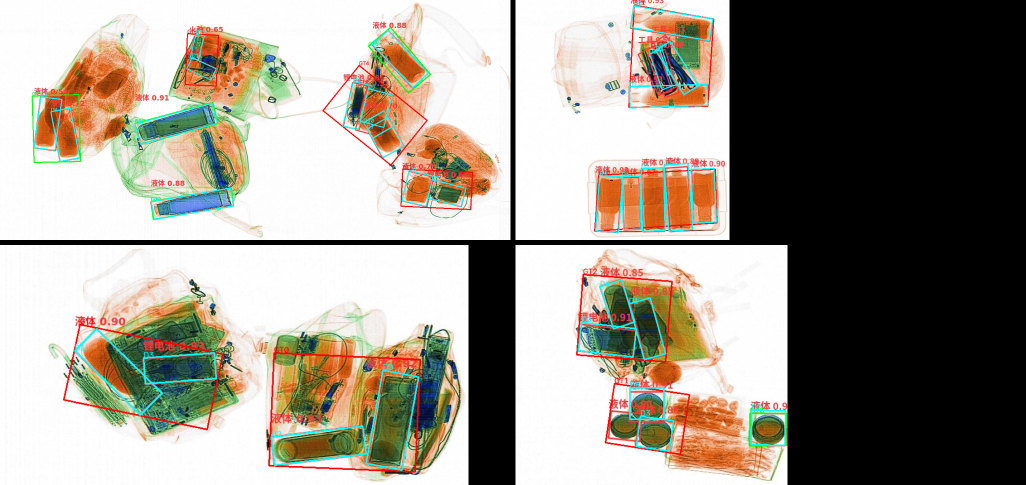
#> input picture benchmark/fn_analysis.png, 2052 x 970 px, given in place of fn_analysis.png.jpg, which was not available (shown at 1/2 size)
$ python scope45_viz_hole.py ../benchmark/fn_analysis.png
#> lines starting #> are read from the running program, lines starting #| are printed output that depends on the picture; after the words box and inside, x2 and y2 are one past the last pixel; in counts of white or black regions, pixels touching at a corner belong together; pictures that were not available may be replaced by others from this repository, and a replacement may not be noted
### proto/common.py
import csv, glob, json, os, re, sys
import collections
import numpy as np
import cv2

DATA = r"E:\Xray\CARS\data"
IMG = os.path.join(DATA, "Image@CARS_202609_annotated")
# Ground truth = the hand-drawn annotations.
#   "Label@CARS_202609_raw"        -> TRUE hand-drawn GT (UTF-8 BOM, read with utf-8-sig)
#   "Label@CARS_202609_annotated"  -> detector output, never GT
#   "Compare-V1@CARS_202609_annotated" / "Compare@..." -> machine artifacts, never GT
# Proof (proto/gt_arbitration.py, benchmark/gt_arbitration.json): the raw label
# geometry is literally the red rectangle burned into Image@CARS_202609_annotated
# (97.4% of raw boxes have >=0.8 red-line support in the input image, vs 49% for
# Compare-V1 / Compare / detector output).  Its box counts also match the
# annotation CSV (mean error +0.13 vs -0.62 for Compare-V1).
LAB = os.path.join(DATA, "Label@CARS_202609_raw")


# [19 lines left out: function load_expected, not called in this run]


def red_mask(img, smin=80, vmin=110, hue_max=10):
    """Red HSV mask.

    `hue_max` bounds the hue window of the *low* red lobe (the high lobe
    170-180 is always included).

    Two different windows are used on purpose:
      * detection (proto/cv_hybrid.py, BRobbDetector/Services/CvHybridDetector.cs)
        uses hue_max=5 - the hand-drawn annotation is pure red (hue 0-4 for
        ~85% of its pixels) while the orange X-ray object texture sits at
        hue 9-10, so a wide window floods the mask with object pixels.
      * the evaluation heuristic `is_real_unlabeled` (proto/eval_pointmatch.py)
        keeps the default hue_max=10 so every number recorded in benchmark/
        stays comparable.
    """
    hsv = cv2.cvtColor(img, cv2.COLOR_BGR2HSV)
    m1 = cv2.inRange(hsv, (0, smin, vmin), (hue_max, 255, 255))
    m2 = cv2.inRange(hsv, (170, smin, vmin), (180, 255, 255))
    return cv2.bitwise_or(m1, m2)


def rect_corners(rect):
    pts = cv2.boxPoints(rect)
    return pts.astype(np.int32)


# [23 lines left out: functions iou_obb, nms, not called in this run]

### proto/canny_quad.py
"""Canny-line quad detector (new detection approach).

Pipeline (per user's spec):
  1. Canny line search     : red mask -> Canny -> HoughLinesP segments
  2. Close lines to shapes : draw segments, bridge gaps (morph close + endpoint
                             linking), so intersecting lines close into blobs
  3. Select near-quad      : findContours -> approxPolyDP -> keep 4-gons
  4. Adjacent-edge ortho   : keep only quads whose adjacent edges are ~90 deg

Usage:
  python proto/canny_quad.py --viz <image_id>          # visualize one image
  python proto/canny_quad.py --run                     # detect 500 ids -> tmp_canny_out
  python proto/canny_quad.py --run --set key=value ... # override params
"""
import sys, os, json, argparse, glob
sys.path.insert(0, os.path.dirname(__file__))
import numpy as np, cv2
from common import IMG, LAB, red_mask, iou_obb, load_expected
from quad_ortho import is_orthogonal_quad
from lsd_rect import (assemble_rects, dedup_rects, DEFAULT as LR_DEFAULT,
                      angle_diff_mod180)

OUT_DIR = r"D:\src\CodeArts\BRobbDetector\tmp_canny_out"
VIZ_DIR = r"D:\src\CodeArts\BRobbDetector\tmp_canny_viz"

DEFAULT = {
    "denoise_min_area": 40,    # drop red components smaller than this before Canny
    "canny_lo": 50,
    "canny_hi": 150,
    "dilate_mask": 1,          # dilate red mask before Canny (bridge hand-drawn gaps)
    "hough_thr": 20,
    "hough_min_len": 15,
    "hough_max_gap": 15,
    "line_thick": 3,
    "close_len": 9,            # morph close kernel (bridges corner gaps)
    "link_dist": 18,           # max endpoint distance to link two segments
    "approx_eps": 0.03,        # approxPolyDP epsilon as fraction of perimeter
    "approx_adaptive": 1,      # try increasing eps until exactly 4 vertices
    "approx_eps_list": [0.01, 0.02, 0.03, 0.05, 0.08, 0.12, 0.18],
    "use_centerline": 1,       # average outer+inner ring contours -> stroke centerline
    "min_area": 900.0,
    "min_side": 15.0,
    "max_side": 800.0,
    "max_aspect": 8.0,
    "ortho_tol": 20.0,
    "boundary_band": 6.0,
    "dedup_iou": 0.30,
    "merge_collinear": 1,
    "merge_ang_tol": 4.0,
    "merge_line_tol": 3.0,
    "merge_gap_tol": 20.0,
}


# ---------------- step 0: denoise ----------------

def denoise(mask, min_area):
    """Keep only red connected components with area >= min_area."""
    n, lab, stats, _ = cv2.connectedComponentsWithStats(mask, 8)
    if n <= 1:
        return np.zeros_like(mask)
    keep = np.zeros(n, np.uint8)
    keep[1:] = np.where(stats[1:, 4] >= min_area, 255, 0)
    return keep[lab]


# ---------------- step 1: Canny line search ----------------

# [424 lines left out: functions canny_segments, _link_endpoints, close_into_shapes, _order_quad, _align_cycle, _quad_from_contour and 15 more, not called in this run]


# [2 lines that do not run on import are left out]

### proto/scope45_holes.py
"""LOOP-45/46: hole-based box recovery + tunable pipeline.

LOOP-43/44 showed that essentially every false negative comes from a red
component that is too big: one connected blob holds two or more GT boxes
(or one box plus junk), and the pipeline can only emit ONE quad per blob.

Key observation: a hand-drawn red rectangle encloses a HOLE - the region
inside the stroke.  The interior of a box is background, so `findContours`
with RETR_CCOMP reports it as a child contour of the box's component.
Two boxes that merely touch keep their interiors separate, so the HOLES
give us the boxes directly - no component splitting needed.

The hole boundary is the inner edge of the stroke; the GT side line runs
through the stroke CENTRE (measured in scope45_profile.py: red-fraction
peak at s = -1..0, band ~[-3,+3]).  So each hole side is refined by a
total-least-squares fit over the red band just outside the hole.

Usage:
  python proto/scope45_holes.py --strategy both
  python proto/scope46_tune.py --axis hole_band
"""
import os, sys, json, time, argparse, collections
sys.path.insert(0, os.path.dirname(os.path.abspath(__file__)))
import numpy as np, cv2

from common import DATA, IMG, red_mask, load_expected
from eval_pointmatch import match_boxes_point, is_real_unlabeled
from canny_quad import DEFAULT as CQ_DEFAULT, get_ids, denoise, _side_ok, _order_quad
from cv_hybrid import (FIT_DEFAULT, MASK_DEFAULT, PROD_DEFAULT, outer_contours,
                       _edgefit_corners, dedup_keep_order)
from quad_ortho import is_orthogonal_quad, quad_on_boundary
from cv_scope34 import load_boxes_any, ortho_edge, ortho_blend

ROOT = r"D:\src\CodeArts\BRobbDetector"
RAW = os.path.join(DATA, "Label@CARS_202609_raw")
DIST_VALUES = [3, 5, 8, 12]

P = dict(CQ_DEFAULT)
P.update(FIT_DEFAULT)
P.update(MASK_DEFAULT)
P.update(PROD_DEFAULT)

HOLE_DEFAULT = {
    "hole_scan": 16.0,      # max stroke half-width to scan outside a hole side
    "hole_fill": 0.55,      # min contourArea/rectArea for a hole to be rectangular
    "hole_min_side": 14.0,  # min hole side (the box is slightly larger)
    "hole_min_comp_area": 60.0,
    "hole_expand": 2.7,     # fallback stroke half-width (measured median)
    "band_frac": 0.5,       # fraction of the side that must be red
    "hole_band": 3.0,       # band OUTSIDE the hole side that holds the stroke
    "hole_pts": 12,         # min red points on a side to fit its line
    "hole_fit_pass": 2,     # extra robust passes of the side fit
    "hole_fit_tol": 1.5,    # residual (px) that counts as an outlier
    "hole_overshoot": 0.06,  # how far past the hole corner to sample
    "min_red_support": 0.5,  # min fraction of the quad perimeter that is red
    "hole_group_fill": 0.60,  # min fill ratio when merging holes of one box
    "hole_group_mode": "off",  # off | replace | extra
    "hole_quad_mode": "v1",  # v1 = red band fit, v2 = contour fit
    "hole_off": 2.0,         # v2: outward offset of the contour line (stroke half width)
    "hole_contour_frac": 0.08,  # v2: fraction of the side dropped at the corners
    "hole_contour_pts": 8,   # v2: min contour points per side
    "hole_refine": 1,        # 1 = re-fit the 4 sides on the red stroke
    "hole_refine_band": 3.0,  # half width of the symmetric refine band
    "hole_refine_pts": 8,    # min red points on a side of the refine band
    "hole_refine_tol": 3.0,  # max 90th percentile residual of the refine band
}

PIPE_DEFAULT = {
    "strategy": "both",     # holes | edgefit | both
    "ortho": "ortho_edge",  # none | ortho_edge | ortho_blend
    "gate_first": 1,        # apply the orthogonality gate before enforcement
    "dedup_iou": 0.40,
}


# ----------------------------------------------------------------- helpers

# [198 lines left out: functions _line_isect, _side_geom, _fit_side_line, _hole_quad, _contour_sides, _hole_quad_v2 and 1 more, not called in this run]


def _holes_of(mask, cfg):
    """All hole contours of the red mask (parent component area filtered).

    OpenCV's hierarchy is [next, previous, first_child, parent], so the
    siblings of a hole are chained through hier[i][0] - walking hier[i][2]
    would only ever yield the FIRST hole of a component.
    """
    cnts, hier = cv2.findContours(mask, cv2.RETR_CCOMP, cv2.CHAIN_APPROX_NONE)
    if hier is None:
        return []
    hier = hier[0]
    out = []
    for i, c in enumerate(cnts):
        if hier[i][3] != -1:
            continue
        if cv2.contourArea(c) < cfg["hole_min_comp_area"]:
            continue
        child = hier[i][2]
        while child != -1:
            out.append(cnts[child])
            child = hier[child][0]
    return out


# ----------------------------------------------------------------- detectors

# [147 lines left out: functions _refine_sides, _enforce, _gate, _on_edge, detect_edgefit, _red_support and 1 more, not called in this run]


def _line_angle(d):
    a = float(np.degrees(np.arctan2(d[1], d[0])) % 180.0)
    return a


def _ang_diff(a, b):
    d = abs(a - b) % 180.0
    return min(d, 180.0 - d)


# [170 lines left out: functions _same_line, _shared_lines, _group_quad, detect_holes, detect, not called in this run]


# ----------------------------------------------------------------- evaluation

mask_cache = {}


# [95 lines left out: functions evaluate, load_all, run, main, not called in this run]


# [2 lines that do not run on import are left out]

### proto/cv_scope34.py
"""LOOP-34: Find the best orthogonality-enforcement method.

User chose to ENFORCE orthogonality (rule: every detected target must have
4 orthogonal edges). This compares enforcement methods by TP cost vs the
benchmark GT (Compare-V1@CARS_202609_annotated, 746 boxes, reproduces TP=609).

Methods:
  none        : raw quad
  minarect    : cv2.minAreaRect of the 4 corners
  lsq_center  : center + mean-extent orthogonal reconstruction
  ortho_edge  : keep edge midpoints, average edge directions, make the two
                families exactly perpendicular, re-intersect -> minimal corner move
  ortho_blend : blend(original, ortho_edge, 0.5)

Usage: python proto/cv_scope34.py
"""
import sys, os, json, math
sys.path.insert(0, os.path.dirname(__file__))
import numpy as np, cv2

from common import IMG, red_mask, load_expected
from canny_quad import get_ids
from cv_hybrid import ROOT
from eval_pointmatch import parse_points, match_boxes_point, is_real_unlabeled

D_EVAL = 5.0
DET_DIR = os.path.join(ROOT, "tmp_sc31_pm_v5_2")
GT_DIR = r"E:\Xray\CARS\data\Compare-V1@CARS_202609_annotated"


def load_boxes_any(d, iid):
    p = os.path.join(d, iid + ".json")
    if not os.path.exists(p):
        return []
    with open(p, encoding="utf-8-sig") as f:
        return [parse_points(i["points"]) for i in json.load(f).get("infos", [])]


def _unit(v):
    n = np.linalg.norm(v)
    return v / n if n > 1e-6 else v


# [8 lines left out: function _line_isect, not called in this run]


def minarect(q):
    return np.round(cv2.boxPoints(cv2.minAreaRect(
        np.asarray(q, np.float32).reshape(-1, 1, 2)))).astype(np.int32)


# [93 lines left out: functions lsq_center, ortho_edge, ortho_blend, eval_vs_gt, main, not called in this run]


# [2 lines that do not run on import are left out]

### proto/scope45_viz_hole.py
"""LOOP-45 viz: why is the hole only a strip inside the GT box?

Usage: python proto/scope45_viz_hole.py 20260912_112325_000 [20260907_091937_197 ...]
"""
import os, sys
sys.path.insert(0, os.path.dirname(os.path.abspath(__file__)))
import numpy as np, cv2

from common import IMG, red_mask
from canny_quad import denoise, _order_quad
from cv_scope34 import load_boxes_any
from scope45_holes import P, HOLE_DEFAULT, _holes_of
from scope43_fn_forensics import RAW

ROOT = r"D:\src\CodeArts\BRobbDetector"
OUT = os.path.join(ROOT, "tmp_hole_viz")


def main():
    ids = sys.argv[1:]
    os.makedirs(OUT, exist_ok=True)
    cfg = dict(HOLE_DEFAULT)
    for iid in ids:
        img = cv2.imread(os.path.join(IMG, iid + ".jpg"))
#> img is the input picture: shape (970, 2052, 3); mean B, G, R 137.9, 148.5, 154.6
        gt = load_boxes_any(RAW, iid)
        mask = red_mask(img, P["sat_min"], P["val_min"], P["hue_max"])
#> in red_mask, `hsv = cv2.cvtColor(img, cv2.COLOR_BGR2HSV)`: hsv: shape (970, 2052, 3); mean H, S, V 13.1, 38.4, 161.6
#> in red_mask, `m1 = cv2.inRange(hsv, (0, smin, vmin), (hue_max, 255, 255))`:
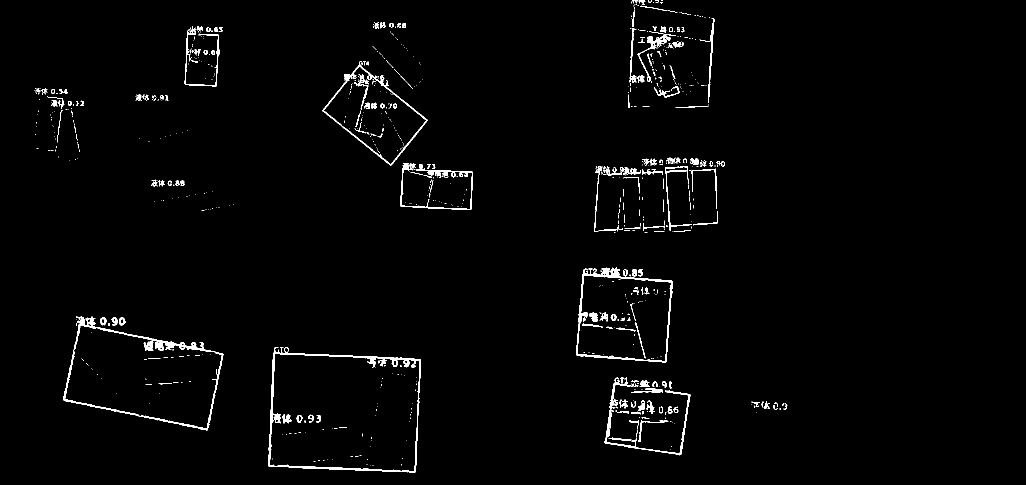
#> m1: shape (970, 2052) (shown at 1/2 size); 1.7% white; 769 white regions (597 under 20 px), largest, box (x1, y1, x2, y2) and area: (536, 694, 842, 946) 4280, (126, 633, 447, 861) 3863, (1152, 535, 1346, 725) 2892
#> in red_mask, `m2 = cv2.inRange(hsv, (170, smin, vmin), (180, 255, 255))`:
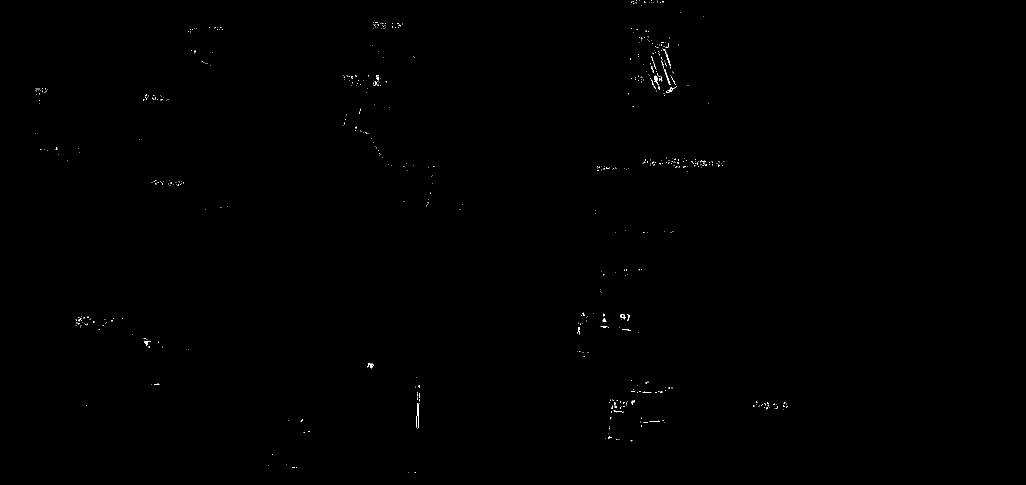
#> m2: shape (970, 2052) (shown at 1/2 size); 0.13% white in thin lines or dots, all inside (x1, y1, x2, y2) = (70, 0, 1575, 946)
#> in red_mask, `return cv2.bitwise_or(m1, m2)`:
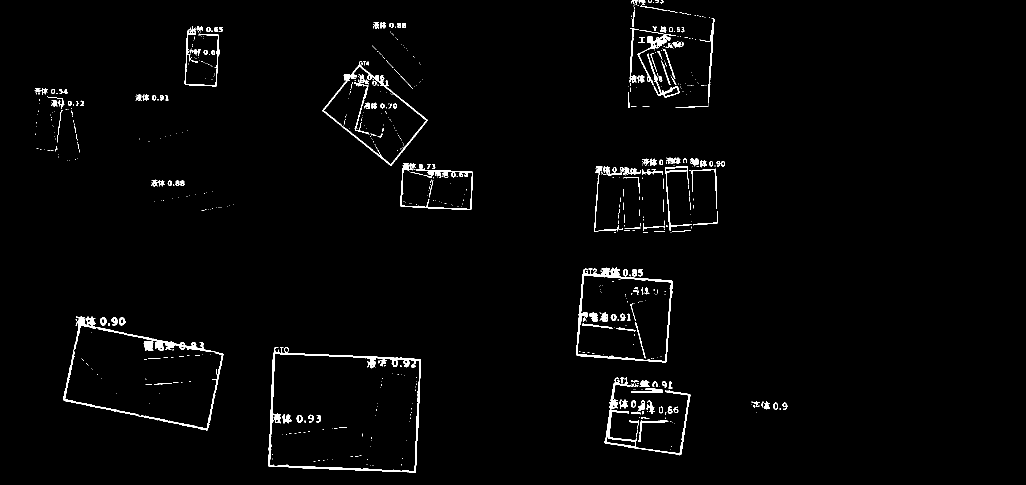
#> returned value: shape (970, 2052) (shown at 1/2 size); 1.8% white; 704 white regions (533 under 20 px), largest, box (x1, y1, x2, y2) and area: (536, 694, 842, 946) 4488, (126, 632, 447, 861) 3960, (1152, 535, 1346, 725) 2949
        den = denoise(mask, P["denoise_min_area"])
#> in denoise, `n, lab, stats, _ = cv2.connectedComponentsWithStats(mask, 8)`:
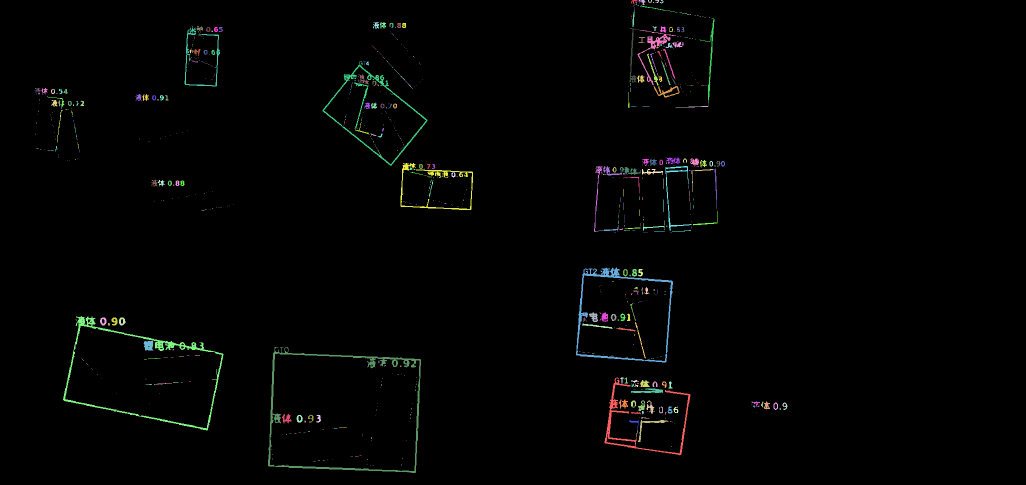
#> lab: shape (970, 2052) int32 (shown at 1/2 size); 705 distinct labels, from 0 to 704; one colour per label, 0 black
#> in denoise, `n, lab, stats, _ = cv2.connectedComponentsWithStats(mask, 8)`: n = 705; stats = 705 rows, first 6: [0, 0, 2052, 970, 1954473], [1262, 0, 13, 8, 47], [1277, 0, 14, 10, 65], [1296, 0, 8, 6, 24], [1311, 0, 7, 6, 24], [1320, 0, 7, 7, 24]
#> in denoise, `return keep[lab]`:
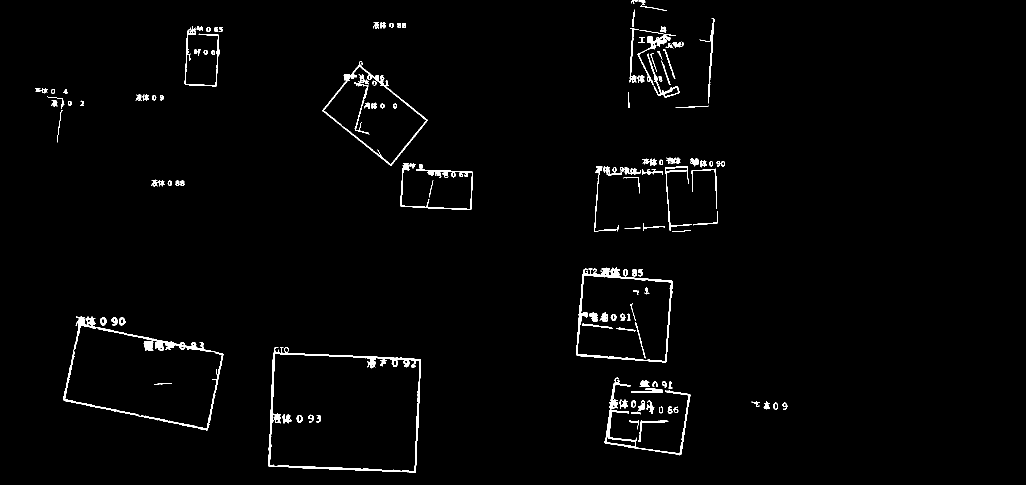
#> returned value: shape (970, 2052) (shown at 1/2 size); 1.7% white; 134 white regions
        vis = img.copy()
        for g in gt:
            cv2.polylines(vis, [g.astype(np.int32)], True, (255, 0, 255), 2)
        holes = _holes_of(den, cfg)
#> in _holes_of, `cnts, hier = cv2.findContours(mask, cv2.RETR_CCOMP, cv2.CHAIN_APPROX_N..`: cnts = 344 contours, 169 with area under 20; largest, box (x1, y1, x2, y2) and area: (536, 694, 842, 946) 67224, (539, 706, 840, 943) 63818, (126, 632, 447, 861) 46650, (129, 651, 445, 858) 43586, (1152, 535, 1346, 725) 30016
#> the loop in _holes_of, `for i, c in enumerate(cnts):` made 344 passes
#> after the loop in _holes_of, `for i, c in enumerate(cnts):`: out = 180 contours, 144 with area under 20; largest, box (x1, y1, x2, y2) and area: (539, 706, 840, 943) 63818, (129, 651, 445, 858) 43586, (1154, 550, 1343, 723) 27811, (647, 132, 853, 329) 19480, (1212, 867, 1272, 894) 540
#> holes has the same summary as out in _holes_of
        for h in holes:
            cv2.drawContours(vis, [h], -1, (0, 255, 255), 1)
            r = cv2.minAreaRect(h)
            cv2.drawContours(vis, [cv2.boxPoints(r).astype(np.int32)], -1, (0, 200, 0), 1)
#> this loop made 180 passes
#> r on passes 2, 3, 5: ((599, 836.5), (11, 6), -90), ((621.3, 833.8), (6.36, 5.66), -45), ((1351.5, 822), (6, 5), -90)
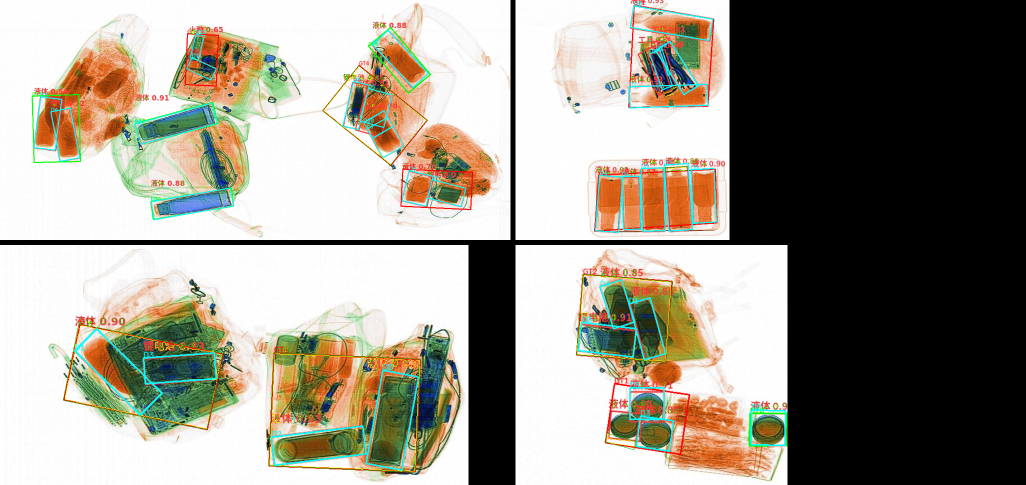
#> vis: shape (970, 2052, 3) (shown at 1/2 size); 0.46% of pixels changed, all inside (x1, y1, x2, y2) = (106, 45, 1573, 945)
        cv2.imwrite(os.path.join(OUT, f"{iid}.jpg"),
                    np.hstack([img, vis, cv2.cvtColor(den, cv2.COLOR_GRAY2BGR)]))
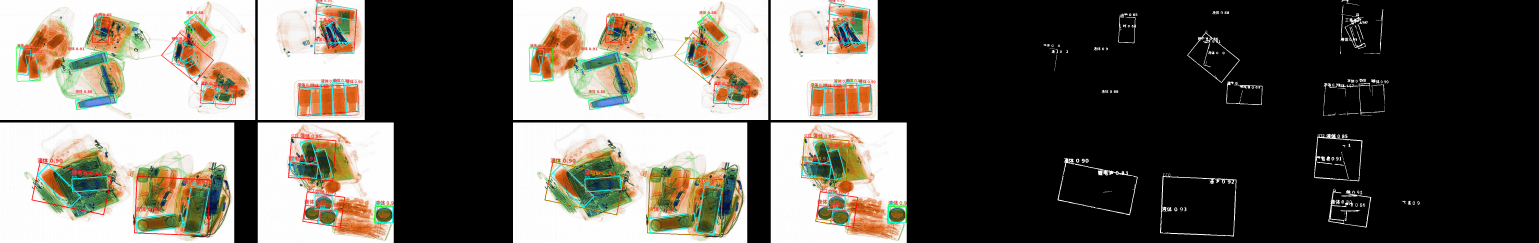
#> saved as fn_analysis.png.jpg: shape (970, 6156, 3) (shown at 1/4 size); mean B, G, R 93.3, 100.6, 104.3
        print(f"{iid}: {len(gt)} GT, {len(holes)} holes -> tmp_hole_viz/{iid}.jpg")
#| ../benchmark/fn_analysis.png: 0 GT, 180 holes -> tmp_hole_viz/../benchmark/fn_analysis.png.jpg


if __name__ == "__main__":
    main()
